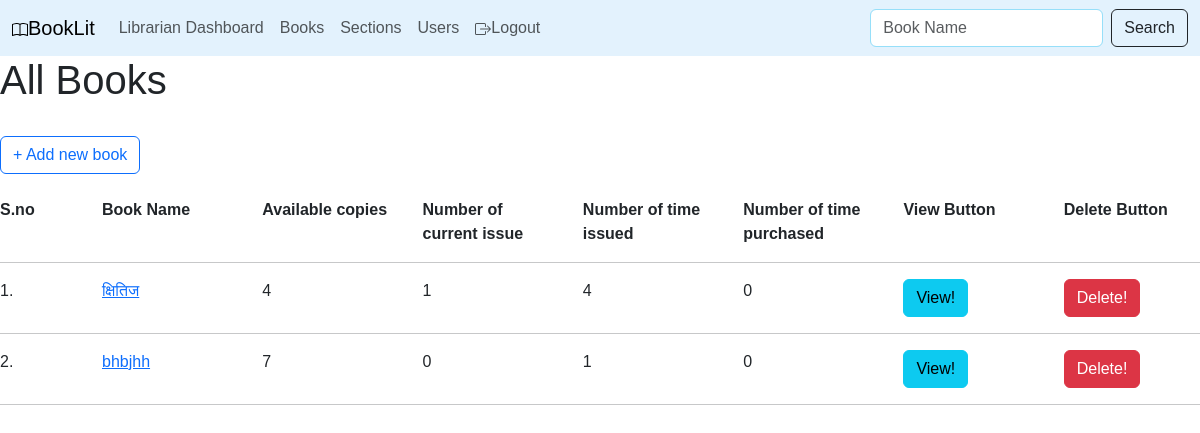
Page /admin/books (signed in) on the earlier database version.
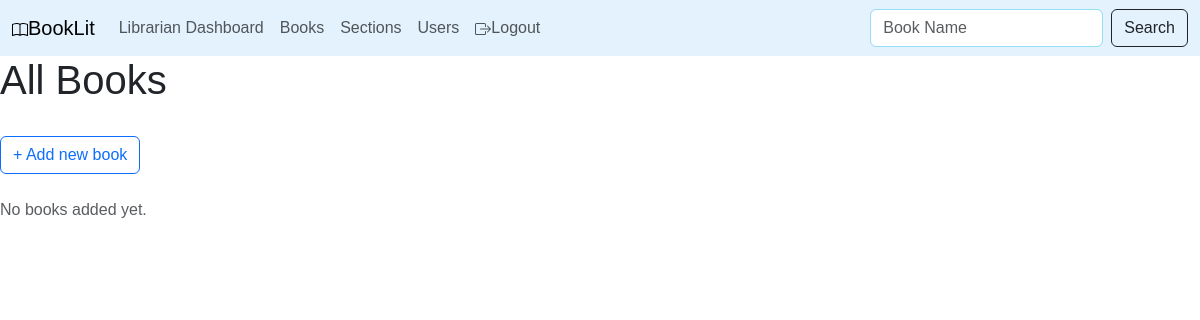
Same page on the later database version.
### application/models.py (models this page shows)
class Books(db.Model):
  id = db.Column(db.Integer, autoincrement=True, primary_key=True)
  name = db.Column(db.String, nullable=False)
  content = db.Column(db.Text)
  noofcopies=db.Column(db.Integer,nullable=False)
  author=db.Column(db.String,nullable=False)
  price=db.Column(db.Integer,nullable=False)
  section_id=db.Column(db.Integer,db.ForeignKey("sections.id"),nullable=False)
  language=db.Column(db.String,nullable=False)
  storage=db.Column(db.String,nullable=False)
  thumbnail=db.Column(db.String,nullable=False)
  sound=db.Column(db.String,nullable=False)
  section = db.relationship('Sections',uselist=False,back_populates="book")
  rating = db.relationship("Ratings",cascade="all,delete",back_populates="book")
  issue= db.relationship('IssuedBook',cascade="all,delete",back_populates="book")
  purchase = db.relationship('PurchasedBook',cascade="all,delete",back_populates="book")

### controllers/Admin.py (the view)
@app.route('/admin/books')
@auth_required()
@roles_required('Admin')
@issuedbooktime
def adminbooks():
    book=db.session.query(Books).all()
    ibook=db.session.query(IssuedBook.book_id,db.func.count(IssuedBook.book_id)).filter(IssuedBook.return_status==0).group_by(IssuedBook.book_id).all()
    cissue={}
    for i,b in ibook:
        cissue[i]=b
    return render_template('admin/books.html',book=book,cissue=cissue)

### application/setup.py (called while the page is built)
def issuedbooktime(funct):
    @wraps(funct)
    def wrapper(*args,**kwargs):
        ibook=IssuedBook.query.all()
        for book in ibook:
            if datetime.now()>book.return_date and book.return_status==0:
                book.return_status=1
                book.book.noofcopies+=1
        db.session.commit()
        return funct(*args,**kwargs)
    return wrapper

### templates/admin/books.html (shortened to what this page needs)
{%extends "admin/base.html"%}
{% block content %}
<h1>All Books</h1>
<br>
<a href="/admin/books/create"><button class="btn btn-outline-primary" type="submit">+ Add new book</button></a>
<br><br>
{%if not book%}
<p class="text-muted">
  No books added yet.</p>
{%else%}
<div class="row">
  <div class="col-1"><strong>S.no</strong></div>
  <div class="col"><strong>Book Name</strong></div>
  <div class="col"><strong>Available copies</strong></div>
  <div class="col"><strong>Number of current issue</strong></div>
  <div class="col"><strong>Number of time issued</strong></div>
  <div class="col"><strong>Number of time purchased</strong></div>
  <div class="col"><strong>View Button</strong></div>
  <div class="col"><strong>Delete Button</strong></div>
</div>
<hr>
{%for b in book%}
<div class="row">
  <div class="col-1">{{loop.index}}.</div>
  <div class="col"><a href="/book/{{b['id']}}">{{b["name"]}}</a></div>
  <div class="col">{{b['noofcopies']}}</div>
  <div class="col">{%if b['id'] in cissue%}{{cissue[b['id']]}}{%else%}0{%endif%}</div>
  <div class="col">{{b['issue']|length}}</div>
  <div class="col">{{b['purchase']|length}}</div>
  <div class="col"><button class="btn btn-info" data-bs-toggle="modal"
      data-bs-target="#viewModal{{b['id']}}">View!</button>
  </div>
              {%set present=namespace(iterate=false)%}
  <div class="col"><button class="btn btn-danger" data-bs-toggle="modal"
      data-bs-target="#deleteModal{{b['id']}}">Delete!</button>
  </div>
</div>
<hr>
{%endfor%}
{%endif%}
{% endblock %}

Differences in the rows shown:
removed Books: name "क्षितिज", noofcopies "4", id "1", issue|length "4", purchase|length "0"
removed Books: name "bhbjhh", noofcopies "7", shows "0", issue|length "1", purchase|length "0"
Other differences:
text no longer shown: "S.no Book Name Available copies Number of current issue Number of time issued Number of time purchased View Button Delete Button"
text now shown: "No books added yet."
